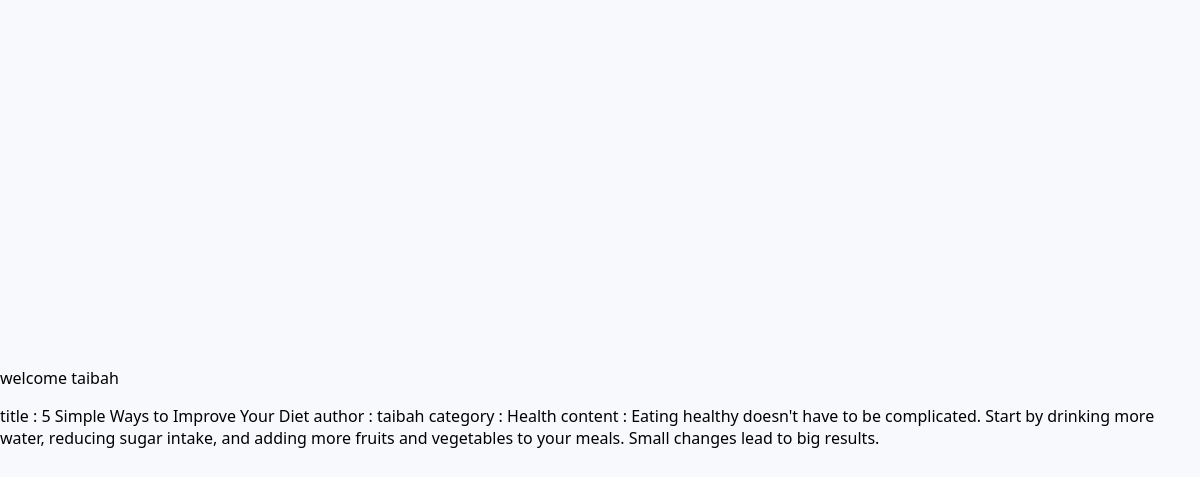
Screenshot of / (signed in) with the database file from the repository.
### blogapp/models.py (models this page shows, shortened)
class Post(models.Model):
    title = models.CharField(max_length=200)
    author = models.ForeignKey(User, on_delete=models.CASCADE)
    category = models.ForeignKey(Category, on_delete=models.SET_NULL, null=True, related_name='posts')
    content = models.TextField()
    image = models.ImageField(upload_to='posts/', blank=True, null=True)
    created_at = models.DateTimeField(default=timezone.now)
    updated_at = models.DateTimeField(auto_now=True)
    published = models.BooleanField(default=True)

class Category(models.Model):
    name = models.CharField(max_length=100, unique=True)
    def __str__(self):
        return self.name

### blogapp/views.py (the view)
# urls.py: path('', views.index, name='index'),
@login_required(login_url='login')
def index(request):
    username = request.user.username if request.user.is_authenticated else None
    blogs = Post.objects.filter(published=True).order_by('-created_at')
    print(f"Username: {username}")  # Debugging line to check username
    return render(request, 'blogapp/index.html' , {
        'blogs': blogs,
        'username': username
    }
)

### blogapp/templates/blogapp/index.html (shortened to what this page needs)
{% extends "blogapp/base.html" %}
{% load static %}
{% block extracss %}
<link rel="stylesheet" href="{% static 'blogapp/css/profile.css' %}" />
{% endblock %}
{% block content %}
<p>welcome {{username}}</p>
{% for post in blogs %}
    title : {{ post.title }}
    author : {{ post.author }}
    category : {{ post.category }}
    content : {{ post.content }}
{% endfor %}
{% endblock %}

### blogapp/templates/blogapp/base.html (shortened to what this page needs)
{% load static %}
<!DOCTYPE html>
<html lang="en">
<head>
    {% block extracss %}{% endblock %}
</head>
<body>
    <main>
        {% block content %}{% endblock %}
    </main>
</body>
</html>

### blogapp/static/blogapp/css/profile.css (style rules this page uses)
body { font-family: 'Segoe UI', Tahoma, Geneva, Verdana, sans-serif; background-color: #f7f9fc; margin: 0; padding: 0; display: flex; justify-content: center; align-items: center; min-height: 100vh; }

### rows the page displays
Post: title "5 Simple Ways to Improve Your Diet", author "taibah", category "Health", content "Eating healthy doesn't have to be complicated. Start by drinking more water, reducing sugar intake, and adding more fruits and vegetables to your meals. Small changes lead to big results."

### other values shown
{{ username }} "taibah"
